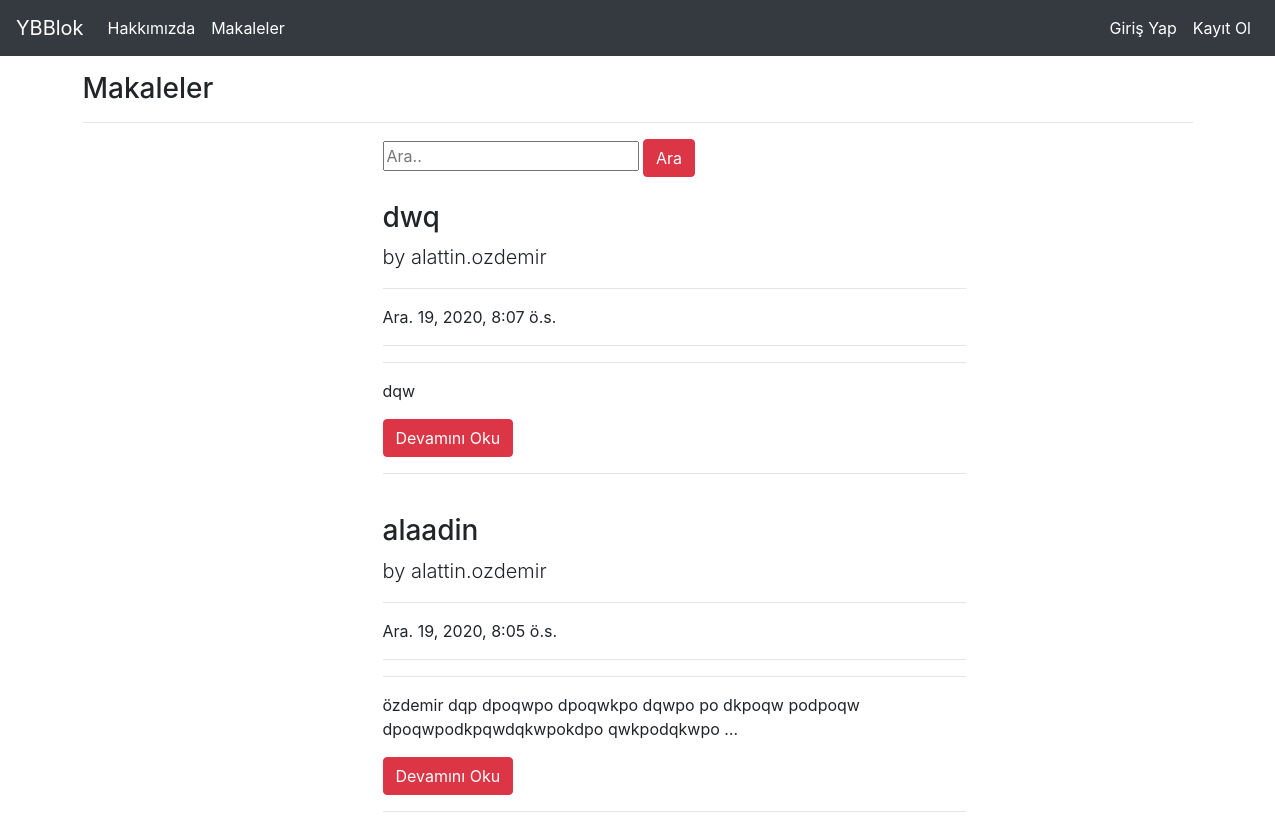
The app's page /articles/ with its own data.
### article/models.py (models this page shows, shortened)
class Article(models.Model):
    author=models.ForeignKey("auth.User",on_delete=models.CASCADE,verbose_name="Yazar")
    title=models.CharField(max_length=50,verbose_name="Başlık")
    content=RichTextField()
    created_date=models.DateTimeField(auto_now_add=True,verbose_name="Oluşturulma Tarihi")
    article_image=models.FileField(blank=True,null=True,verbose_name="Makaleye Fotoğraf Ekleyin")
    class Meta():
        ordering = ['-created_date']

### article/views.py (the view)
# urls.py: path('', views.articles, name="articles"),
def articles(request):
    keyword=request.GET.get("keyword")
    if keyword:
        articles=Article.objects.filter(title__contains=keyword)
        return render(request, "articles.html", {"articles": articles})
    articles=Article.objects.all()
    return render(request,"articles.html",{"articles":articles})

### templates/articles.html (shortened to what this page needs)
{% extends "layout.html" %}
{% block body%}
<h3>Makaleler</h3>
<hr>
<div class="row">
     <div class="col-md-10 offset-md-3">
      <div class="col-lg-8">
           <form>
                <input type="text"  name="keyword" class="input-sm" maxlength="64" placeholder="Ara..">
                <button type="submit" class="btn btn-danger">Ara</button>
            </form>
      </div>
     </div>
</div>
{% if articles %}
    {% for article in articles%}
<div class="row">
  <div class="col-md-10 offset-md-3">
      <div class="col-lg-8">
        <h3 class="mt-4">{{article.title}}</h3>
        <p class="lead">
          by {{article.author}}
        </p>
        <hr>
        <p>{{article.created_date}}</p>
        <hr>
        <hr>
       <p class="lead">
        {{article.content|safe|truncatewords:10}}
       </p>
          <a href="/articles/article/{{article.id}}" class="btn btn-danger">Devamını Oku</a>
        <hr>
            </div>
        </div>
    </div>
    {%endfor%}
{% else %}
<div class="alert alert-danger">Makale bulunamadı!</div>
{% endif %}
{% endblock body%}

### records on screen
Article: title "dwq", author "alattin.ozdemir", created_date "Ara. 19, 2020, 8:07 ö.s.", content "dqw"
Article: title "alaadin", author "alattin.ozdemir", created_date "Ara. 19, 2020, 8:05 ö.s.", content "özdemir dqp dpoqwpo dpoqwkpo dqwpo po dkpoqw podpoqw dpoqwpodkpqwdqkwpokdpo qwkpodqkwpo …"
